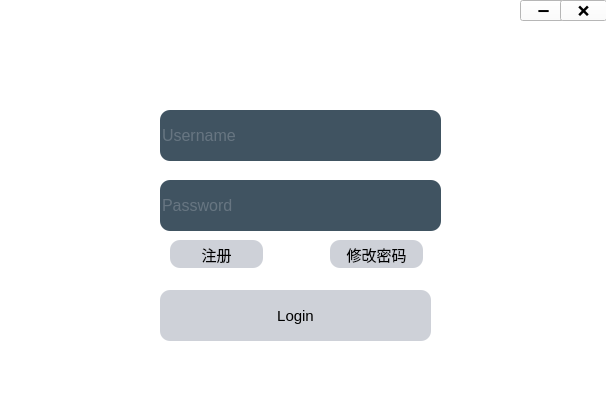
<?xml version="1.0" encoding="UTF-8"?>
<ui version="4.0">
 <class>Login</class>
 <widget class="QWidget" name="Login">
  <property name="geometry">
   <rect>
    <x>0</x>
    <y>0</y>
    <width>606</width>
    <height>415</height>
   </rect>
  </property>
  <property name="windowTitle">
   <string>Login</string>
  </property>
  <widget class="QFrame" name="frame">
   <property name="geometry">
    <rect>
     <x>0</x>
     <y>0</y>
     <width>611</width>
     <height>421</height>
    </rect>
   </property>
   <property name="styleSheet">
    <string notr="true">*{
background:rgb(255, 255, 255);
font-size:15px;
font-style:MingLiU-ExtB;
}
QFrame{
border:sold 10px rgba(0,0,0);
	background-image: url(:/img/图片2.png);
}
QLineEdit{
color:#8d98a1;
background-color:#405361;
font-size:16px;
border-style:outset;
border-radius:10px;
font-style:MingLiU-ExtB;
}
QPushButton{
background:#ced1d8;
border-style:outset;
border-radius:10px;
font-style:MingLiU-ExtB;
}
QPushButton:pressed{
background-color:rgb(224,0,0);
border-style:inset;
font-style:MingLiU-ExtB;
}
QCheckBox{
background:rgba(85,170,255,0);
color:white;
font-style:MingLiU-ExtB;
}
QLabel{
background:rgba(85,170,255,0);
color:white;
font-style:MingLiU-ExtB;
font-size:14px;
}
</string>
   </property>
   <property name="frameShape">
    <enum>QFrame::StyledPanel</enum>
   </property>
   <property name="frameShadow">
    <enum>QFrame::Raised</enum>
   </property>
   <widget class="QLineEdit" name="usernameEdit">
    <property name="geometry">
     <rect>
      <x>160</x>
      <y>110</y>
      <width>281</width>
      <height>51</height>
     </rect>
    </property>
    <property name="placeholderText">
     <string>Username</string>
    </property>
   </widget>
   <widget class="QLineEdit" name="passwordEdit">
    <property name="geometry">
     <rect>
      <x>160</x>
      <y>180</y>
      <width>281</width>
      <height>51</height>
     </rect>
    </property>
    <property name="placeholderText">
     <string>Password</string>
    </property>
   </widget>
   <widget class="QPushButton" name="loginBtn">
    <property name="geometry">
     <rect>
      <x>160</x>
      <y>290</y>
      <width>271</width>
      <height>51</height>
     </rect>
    </property>
    <property name="font">
     <font>
      <pointsize>-1</pointsize>
     </font>
    </property>
    <property name="text">
     <string>Login</string>
    </property>
    <property name="flat">
     <bool>false</bool>
    </property>
   </widget>
   <widget class="QToolButton" name="toolButton">
    <property name="geometry">
     <rect>
      <x>520</x>
      <y>0</y>
      <width>47</width>
      <height>21</height>
     </rect>
    </property>
    <property name="styleSheet">
     <string notr="true">border-image: url(:/图片2.png);</string>
    </property>
    <property name="text">
     <string>➖</string>
    </property>
    <property name="popupMode">
     <enum>QToolButton::DelayedPopup</enum>
    </property>
    <property name="toolButtonStyle">
     <enum>Qt::ToolButtonIconOnly</enum>
    </property>
    <property name="autoRaise">
     <bool>false</bool>
    </property>
    <property name="arrowType">
     <enum>Qt::NoArrow</enum>
    </property>
   </widget>
   <widget class="QToolButton" name="toolButton_2">
    <property name="geometry">
     <rect>
      <x>560</x>
      <y>0</y>
      <width>47</width>
      <height>21</height>
     </rect>
    </property>
    <property name="styleSheet">
     <string notr="true">border-image: url(:/图片2.png);</string>
    </property>
    <property name="text">
     <string>❌</string>
    </property>
   </widget>
   <widget class="QPushButton" name="signBtn">
    <property name="geometry">
     <rect>
      <x>170</x>
      <y>240</y>
      <width>93</width>
      <height>28</height>
     </rect>
    </property>
    <property name="font">
     <font>
      <pointsize>-1</pointsize>
     </font>
    </property>
    <property name="text">
     <string>注册</string>
    </property>
   </widget>
   <widget class="QPushButton" name="modifyBtn">
    <property name="geometry">
     <rect>
      <x>330</x>
      <y>240</y>
      <width>93</width>
      <height>28</height>
     </rect>
    </property>
    <property name="font">
     <font>
      <pointsize>-1</pointsize>
     </font>
    </property>
    <property name="text">
     <string>修改密码</string>
    </property>
   </widget>
  </widget>
 </widget>
 <layoutdefault spacing="6" margin="11"/>
 <resources/>
 <connections/>
</ui>
